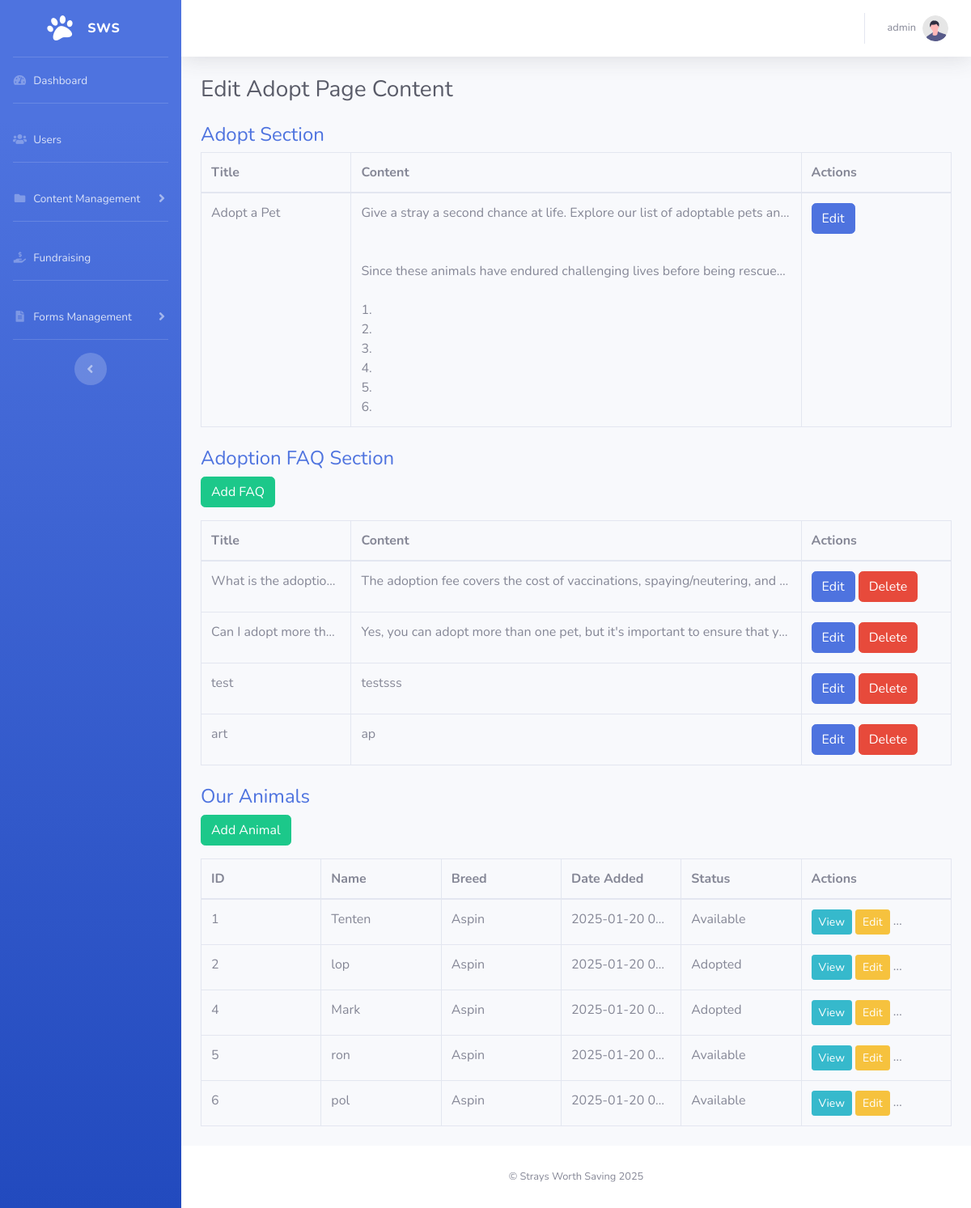
Page /admin/adopt_page.php (signed in) on the committed database.
### tables this page shows
CREATE TABLE `content_management` (
  `id` int(11) NOT NULL,
  `page` varchar(255) NOT NULL,
  `section` varchar(255) NOT NULL,
  `title` varchar(255) DEFAULT NULL,
  `content` text DEFAULT NULL,
  `image_path` varchar(255) DEFAULT NULL,
  `url` varchar(255) DEFAULT NULL
);

CREATE TABLE `animals` (
  `id` int(11) NOT NULL,
  `name` varchar(255) NOT NULL,
  `age_years` int(11) NOT NULL,
  `age_months` int(11) NOT NULL,
  `breed` varchar(255) NOT NULL,
  `medical_condition` text DEFAULT NULL,
  `disabilities` text DEFAULT NULL,
  `description` text NOT NULL,
  `gender` enum('Male','Female','Unknown') NOT NULL,
  `adopted` tinyint(1) NOT NULL DEFAULT 0,
  `image_path` varchar(255) DEFAULT NULL,
  `created_at` timestamp NOT NULL DEFAULT current_timestamp()
);

### admin/adopt_page.php (the view, shortened to what this page needs)
<?php
include 'db.php';
$query = "SELECT * FROM content_management WHERE page='adopt'";
$result = $conn->query($query);
$content = [];
while ($row = $result->fetch_assoc()) {
    $section = $row['section'];
    if (!isset($content[$section])) {
        $content[$section] = [];
    }
    $content[$section][] = $row;
}
?>
<!DOCTYPE html>
<html lang="en">
<head>
    <link href="vendor/fontawesome-free/css/all.min.css" rel="stylesheet" type="text/css">
    <link href="css/sb-admin-2.min.css" rel="stylesheet">
</head>
<body id="page-top">
    <div id="wrapper">
        <?php include 'admin_sidebar.php'; ?>
        <div id="content-wrapper" class="d-flex flex-column">
            <div id="content">
                <?php include 'admin_topbar.php'; ?>
                <div class="container-fluid">
                    <h1 class="h3 mb-4 text-gray-800">Edit Adopt Page Content</h1>
                    <form method="POST">
                        <div class="my-4">
                            <h2 class="h4 text-primary">Adopt Section</h2>
                            <table class="table table-fixed table-bordered">
                                <thead>
                                    <tr>
                                        <th class="title">Title</th>
                                        <th class="content">Content</th>
                                        <th class="actions">Actions</th>
                                    </tr>
                                </thead>
                                <tbody>
                                    <?php if (isset($content['adopt_sec'])): ?>
                                        <?php foreach ($content['adopt_sec'] as $item): ?>
                                            <tr>
                                                <td class="title"><?= htmlspecialchars($item['title']) ?></td>
                                                <td class="content preserve-format"><?= nl2br(htmlspecialchars($item['content'])) ?></td>
                                                <td class="actions">
                                                    <button type="button" class="btn btn-primary" data-toggle="modal" data-target="#editAdoptModal-<?= $item['id'] ?>">Edit</button>
                                                </td>
                                            </tr>
                                        <?php endforeach; ?>
                                    <?php else: ?>
                                        <tr>
                                            <td colspan="3">No content available for Adopt section.</td>
                                        </tr>
                                    <?php endif; ?>
                                </tbody>
                            </table>
                        </div>
                        <div class="my-4">
                            <h2 class="h4 text-primary">Adoption FAQ Section</h2>
                            <button type="button" class="btn btn-success mb-3" data-toggle="modal" data-target="#addFAQModal">Add FAQ</button>
                            <table class="table table-fixed table-bordered">
                                <thead>
                                    <tr>
                                        <th class="title">Title</th>
                                        <th class="content">Content</th>
                                        <th class="actions">Actions</th>
                                    </tr>
                                </thead>
                                <tbody>
                                    <?php if (isset($content['adopt_faq'])): ?>
                                        <?php foreach ($content['adopt_faq'] as $item): ?>
                                            <tr>
                                                <td class="title"><?= htmlspecialchars($item['title']) ?></td>
                                                <td class="content preserve-format"><?= nl2br(htmlspecialchars($item['content'])) ?></td>
                                                <td class="actions">
                                                    <button type="button" class="btn btn-primary" data-toggle="modal" data-target="#editFAQModal-<?= $item['id'] ?>">Edit</button>
                                                    <form method="POST" class="d-inline">
                                                        <button type="button" class="btn btn-danger" onclick="confirmDelete(<?= $item['id'] ?>)">Delete</button>
                                                    </form>
                                                </td>
                                            </tr>
                                        <?php endforeach; ?>
                                    <?php else: ?>
                                        <tr>
                                            <td colspan="3">No FAQs available for this section.</td>
                                        </tr>
                                    <?php endif; ?>
                                </tbody>
                            </table>
                        </div>
                    </form>
                    <?php include 'manage_animals.php'; ?>
                </div>
            </div>
            <footer class="sticky-footer bg-white">
                <div class="container my-auto">
                    <div class="copyright text-center my-auto">
                        <span>&copy; Strays Worth Saving 2025</span>
                    </div>
                </div>
            </footer>
        </div>
    </div>
</body>
</html>

### admin/manage_animals.php (shortened to what this page needs)
<?php
include 'db.php';
$animals_query = "SELECT * FROM animals";
$animals_result = $conn->query($animals_query);
$animals = [];
while ($row = $animals_result->fetch_assoc()) {
    $animals[] = $row;
}
?>
<div class="my-4">
    <h2 class="h4 text-primary">Our Animals</h2>
    <button type="button" class="btn btn-success mb-3" data-toggle="modal" data-target="#addAnimalModal">Add Animal</button>
    <table class="table table-fixed table-bordered">
        <thead>
            <tr>
                <th class="id">ID</th>
                <th class="name">Name</th>
                <th class="breed">Breed</th>
                <th class="date_added">Date Added</th>
                <th class="status">Status</th>
                <th class="actions">Actions</th>
            </tr>
        </thead>
        <tbody>
            <?php if (!empty($animals)): ?>
                <?php foreach ($animals as $animal): ?>
                    <tr>
                        <td class="id"><?= htmlspecialchars($animal['id']) ?></td>
                        <td class="name"><?= htmlspecialchars($animal['name']) ?></td>
                        <td class="breed"><?= htmlspecialchars($animal['breed']) ?></td>
                        <td class="date_added"><?= htmlspecialchars($animal['created_at']) ?></td>
                        <td class="status"><?= $animal['adopted'] ? 'Adopted' : 'Available' ?></td>
                        <td class="actions">
                            <button class="btn btn-info btn-sm view-btn" data-id="<?= $animal['id'] ?>" data-toggle="modal" data-target="#viewAnimalModal">View</button>
                            <button class="btn btn-warning btn-sm edit-btn" data-id="<?= $animal['id'] ?>" data-toggle="modal" data-target="#editAnimalModal">Edit</button>
                            <button class="btn btn-danger btn-sm delete-btn" data-id="<?= $animal['id'] ?>">Delete</button>
                        </td>
                    </tr>
                <?php endforeach; ?>
            <?php else: ?>
                <tr>
                    <td colspan="6">No animals available for adoption.</td>
                </tr>
            <?php endif; ?>
        </tbody>
    </table>
</div>

### admin/adopt_page.php (style rules this page uses)
.table-fixed { width: 100%; table-layout: fixed; }
.table-fixed th, .table-fixed td { overflow: hidden; text-overflow: ellipsis; white-space: nowrap; }
.table-fixed th.title, .table-fixed td.title { width: 20%; }
.table-fixed th.content, .table-fixed td.content { width: 60%; }
.table-fixed th.actions, .table-fixed td.actions { width: 20%; }
.preserve-format { white-space: pre-wrap; }

### rows in the picture
content_management: title "Adopt a Pet", content "Give a stray a second chance at life. Explore our list of adoptable pets an Since these animals have endured challenging lives before being rescue 1. 2. 3. 4. 5. 6."
content_management: title "What is the adoptio…", content "The adoption fee covers the cost of vaccinations, spaying/neutering, and…"
content_management: title "Can I adopt more th…", content "Yes, you can adopt more than one pet, but it's important to ensure that y…"
content_management: title "test", content "testsss"
content_management: title "art", content "ap"
animals: id "1", name "Tenten", breed "Aspin", created_at "2025-01-20 0…", adopted "Available"
animals: id "2", name "lop", breed "Aspin", created_at "2025-01-20 0…", adopted "Adopted"
animals: id "4", name "Mark", breed "Aspin", created_at "2025-01-20 0…", adopted "Adopted"
animals: id "5", name "ron", breed "Aspin", created_at "2025-01-20 0…", adopted "Available"
animals: id "6", name "pol", breed "Aspin", created_at "2025-01-20 0…", adopted "Available"

### other values in the picture
$_SESSION['username'] "admin"
